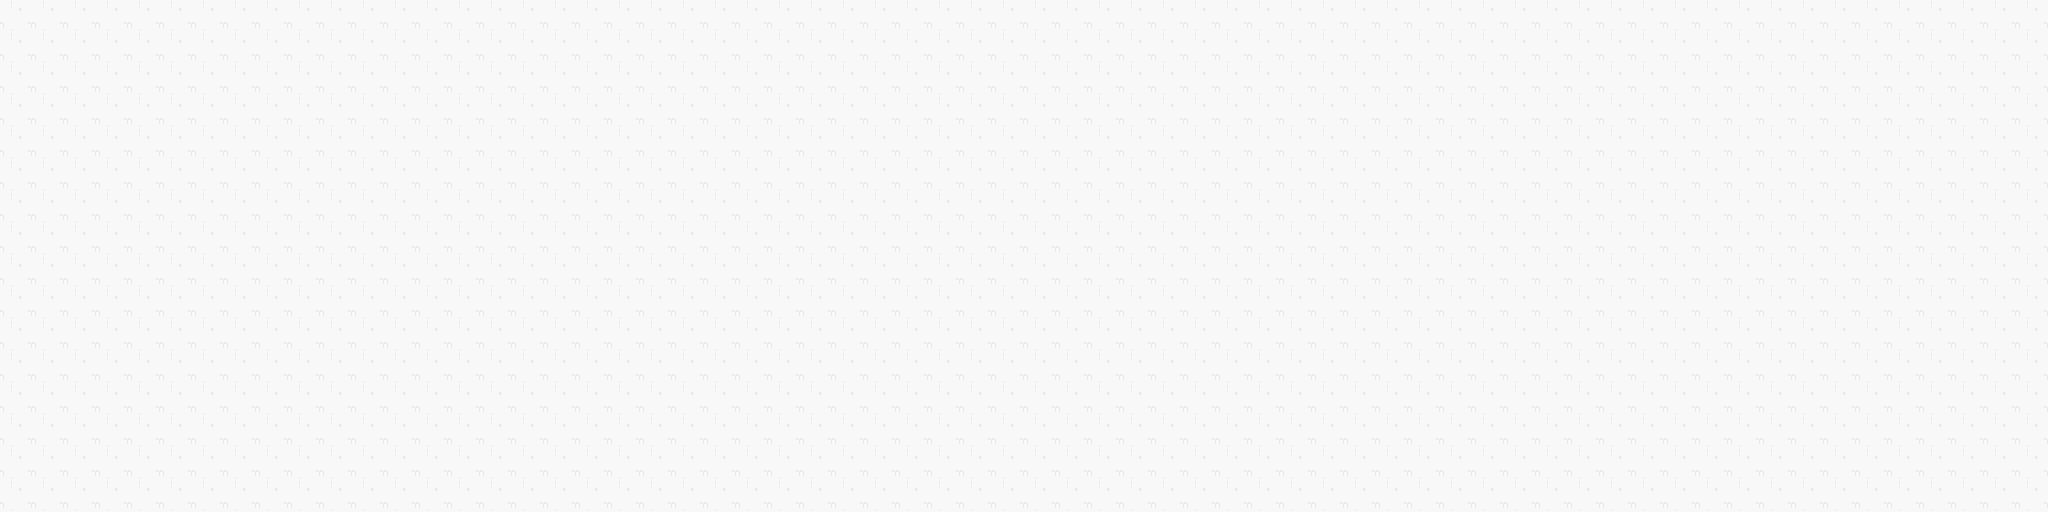

A level layout from a 2D game, rendered from its tile map. Below: a short description, then the map file with tile-grid data replaced by summaries:
An orthogonal 64x16 tile map with 32x32 px tiles, 5 tile layers (Floor, Walls, Trim, Overlays, ...), 4 tilesets and 2 objects (PlayerSpawn, Door).

<map version="1.10" tiledversion="1.10.2" orientation="orthogonal" renderorder="right-down" width="64" height="16" tilewidth="32" tileheight="32" infinite="0" nextlayerid="10" nextobjectid="10">
 <tileset firstgid="1" source="../tilesets/scotus_floors.tsx" />
 <tileset firstgid="1001" source="../tilesets/scotus_structures.tsx" />
 <tileset firstgid="2001" source="../tilesets/scotus_decor.tsx" />
 <tileset firstgid="3001" source="../tilesets/collision.tsx" />
 <layer id="7083" name="Floor" width="64" height="16">
  <data>[1024 cells, 1024 non-empty, 1 distinct tile ids]</data>
 </layer>
 <layer id="1331" name="Walls" width="64" height="16">
  <data>[1024 cells, 0 non-empty, 0 distinct tile ids]</data>
 </layer>
 <layer id="3159" name="Trim" width="64" height="16">
  <data>[1024 cells, 0 non-empty, 0 distinct tile ids]</data>
 </layer>
 <layer id="8407" name="Overlays" width="64" height="16">
  <data>[1024 cells, 0 non-empty, 0 distinct tile ids]</data>
 </layer>
 <layer id="7173" name="Collision" width="64" height="16">
  <data>[1024 cells, 0 non-empty, 0 distinct tile ids]</data>
 </layer>
 <objectgroup id="1437" name="Entities">
  <object id="1" name="PlayerSpawn" type="PlayerSpawn" x="1024" y="384" width="32" height="32" />
  <object id="2" name="DoorNorth" type="Door" x="1024" y="0" width="32" height="32">
   <properties>
    <property name="targetLevel" type="string" value="scotus_lobby" />
   </properties>
  </object>
 </objectgroup>
</map>
